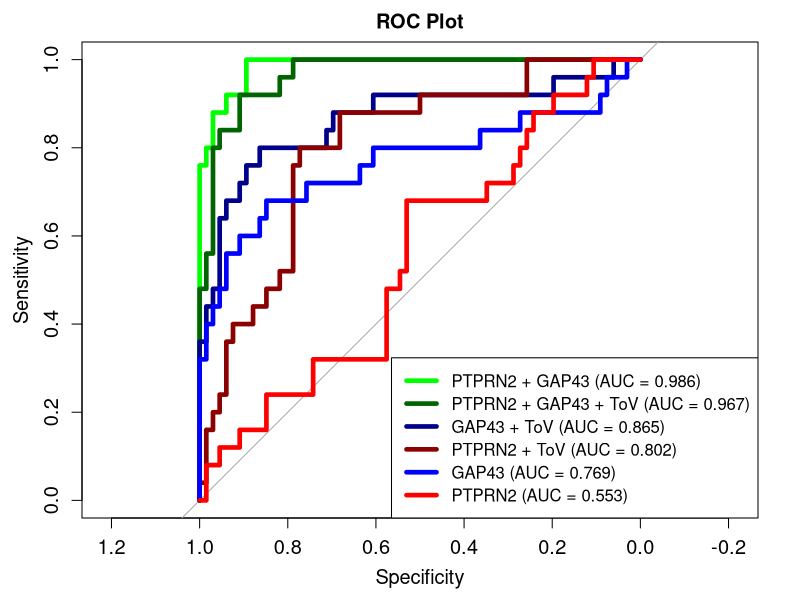

Recreate this plot in R.
# ROC Curve Analysis for Specific Combinations
# Run Single_SVM, Single_SVM_Ventricle, Combined_SVM and Combined_SVM_Ventricle first

# Set working directory
setwd("C:/Users/User/Desktop/RMT")

# Load required libraries
library(e1071)
library(pROC)
library(caret)
library(ggplot2)
library(dplyr)
library(readr)

# Load and format data
data <- read_delim("heatmap_data_norm.csv", delim = ";") %>% 
  rename(LLV = "Left_Lateral", RLV = "Right_Lateral", TV = "Third", FV = "Fourth", ToV = "Total_Ventricle") %>% 
  filter(Subtype %in% c("AD", "SCI"))

# Function to analyze specific combinations
analyze_combination <- function(data, columns) {
  # Prepare model data
  model_data <- data %>%
    select(Subtype, all_of(columns), Age, Sex)
  
  # Convert Subtype to factor
  model_data$Subtype <- factor(model_data$Subtype)
  
  # Set up cross-validation
  set.seed(123)
  k_folds <- 5
  preds <- numeric(nrow(model_data))
  actual <- numeric(nrow(model_data))
  folds <- createFolds(model_data$Subtype, k = k_folds)
  
  # Perform k-fold cross-validation
  for (i in 1:k_folds) {
    train_indices <- unlist(folds[-i])
    test_indices <- folds[[i]]
    
    train_data <- model_data[train_indices, ]
    test_data <- model_data[test_indices, ]
    
    # Train SVM model
    svm_model <- svm(
      Subtype ~ .,  
      data = train_data,
      kernel = "radial",
      probability = TRUE,
      cost = 1
    )
    
    # Predict probabilities
    pred_probs <- predict(svm_model, test_data, probability = TRUE)
    pred_attrs <- attr(pred_probs, "probabilities")
    
    # Store predictions and actual values
    preds[test_indices] <- pred_attrs[, "AD"]
    actual[test_indices] <- ifelse(test_data$Subtype == "AD", 1, 0)
  }
  
  # Calculate ROC and AUC
  roc_result <- roc(actual, preds)
  auc_value <- auc(roc_result)
  
  return(list(
    columns = columns,
    auc = auc_value,
    roc_obj = roc_result
  ))
}

# Define combinations to analyze
combinations <- list(
  c("PTPRN2", "GAP43"),
  c("PTPRN2", "GAP43", "ToV"),
  c("GAP43", "ToV"),
  c("PTPRN2", "ToV"),
  c("GAP43"),
  c("PTPRN2")
)

# Custom color palette
colors <- c(
  "green",  # Deep Green
  "darkgreen",  # Bright Green
  "darkblue",  # Dark Blue
  "darkred",  # Brick Red
  "blue",  # Blue
  "red"   # Red
)

# Perform analysis for each combination
results <- lapply(combinations, function(cols) {
  analyze_combination(data, cols)
})

# Save ROC curves as a PNG
png("specific_combinations_roc_curves.png", width = 1200, height = 1000, res = 150)

# Increase text size for all elements
par(cex.main = 1.2,    # Title size
    cex.lab = 1.2,     # Axis label size
    cex.axis = 1.2,    # Axis tick mark label size
    cex = 1)       # General text size

# Plot the first combination
plot(results[[1]]$roc_obj, 
     main = "ROC Plot",
     col = colors[1], lwd = 4.5)

# Add other combinations
for (i in 2:length(results)) {
  plot(results[[i]]$roc_obj, add = TRUE, col = colors[i], lwd = 4.5)
}

# Create legend with increased text size
legend_text <- sapply(results, function(x) {
  paste0(paste(x$columns, collapse = " + "), " (AUC = ", round(x$auc, 3), ")")
})
legend("bottomright", 
       legend = legend_text, 
       col = colors[1:length(results)], 
       lwd = 4.5,
       cex = 1)  # Increase legend text size

# Close the PNG device
dev.off()

# Print AUC values for reference
for (i in seq_along(results)) {
  cat("Combination:", paste(results[[i]]$columns, collapse = " + "), 
      "- AUC:", round(results[[i]]$auc, 3), "\n")
}

